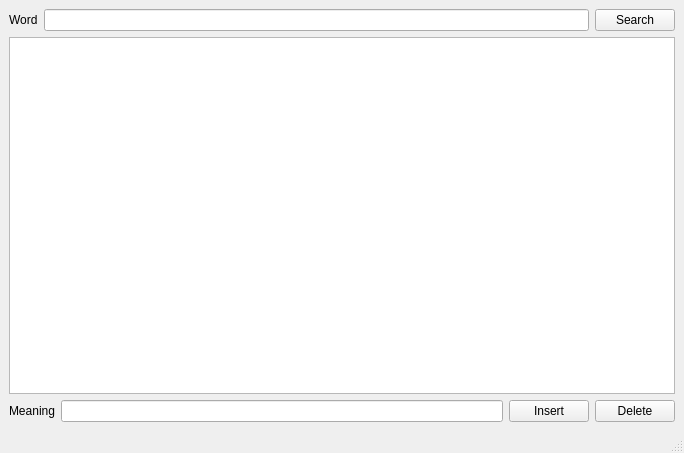
<?xml version="1.0" encoding="UTF-8"?>
<ui version="4.0">
 <class>MainWindow</class>
 <widget class="QMainWindow" name="MainWindow">
  <property name="geometry">
   <rect>
    <x>0</x>
    <y>0</y>
    <width>684</width>
    <height>453</height>
   </rect>
  </property>
  <property name="windowTitle">
   <string>MainWindow</string>
  </property>
  <widget class="QWidget" name="centralwidget">
   <layout class="QVBoxLayout" name="verticalLayout">
    <item>
     <layout class="QHBoxLayout" name="horizontalLayout">
      <item>
       <widget class="QLabel" name="label">
        <property name="text">
         <string>Word</string>
        </property>
       </widget>
      </item>
      <item>
       <widget class="QLineEdit" name="lineSearchWord"/>
      </item>
      <item>
       <widget class="QPushButton" name="pushSearch">
        <property name="text">
         <string>Search</string>
        </property>
       </widget>
      </item>
     </layout>
    </item>
    <item>
     <widget class="QListWidget" name="listMeanings"/>
    </item>
    <item>
     <layout class="QHBoxLayout" name="horizontalLayout_2">
      <item>
       <widget class="QLabel" name="label_2">
        <property name="text">
         <string>Meaning</string>
        </property>
       </widget>
      </item>
      <item>
       <widget class="QLineEdit" name="lineNewMeaning"/>
      </item>
      <item>
       <widget class="QPushButton" name="pushInsert">
        <property name="text">
         <string>Insert</string>
        </property>
       </widget>
      </item>
      <item>
       <widget class="QPushButton" name="pushDelete">
        <property name="text">
         <string>Delete</string>
        </property>
       </widget>
      </item>
     </layout>
    </item>
   </layout>
  </widget>
  <widget class="QMenuBar" name="menubar">
   <property name="geometry">
    <rect>
     <x>0</x>
     <y>0</y>
     <width>684</width>
     <height>21</height>
    </rect>
   </property>
  </widget>
  <widget class="QStatusBar" name="statusbar"/>
 </widget>
 <resources/>
 <connections/>
</ui>
